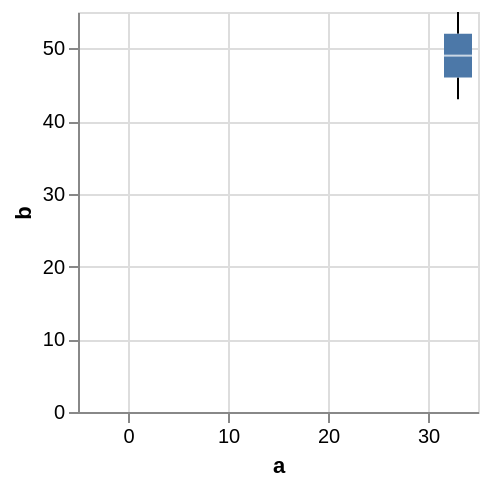

The Vega-Lite source for this figure:
### Vega specification from a JSON file in a GitHub repository (floating-point values rounded to 4 significant figures)
{"$schema": "https://vega.github.io/schema/vega/v5.json", "background": "white", "padding": 5, "width": 200, "height": 200, "style": "cell", "data": [{"name": "source_0", "values": [{"a": "null", "b": 28}, {"a": 33, "b": 55}, {"a": 33, "b": 43}, {"a": "null", "b": 91}, {"a": "null", "b": 81}, {"a": "null", "b": 53}]}, {"name": "data_1", "source": "source_0", "transform": [{"type": "joinaggregate", "as": ["lower_box_b", "upper_box_b"], "ops": ["q1", "q3"], "fields": ["b", "b"], "groupby": ["a"]}]}, {"name": "data_2", "source": "data_1", "transform": [{"type": "filter", "expr": "(datum['b'] < datum['lower_box_b'] - 1.5 * (datum['upper_box_b'] - datum['lower_box_b'])) || (datum['b'] > datum['upper_box_b'] + 1.5 * (datum['upper_box_b'] - datum['lower_box_b']))"}, {"type": "filter", "expr": "isValid(datum[\"a\"]) && isFinite(+datum[\"a\"]) && isValid(datum[\"b\"]) && isFinite(+datum[\"b\"])"}]}, {"name": "data_3", "source": "data_1", "transform": [{"type": "filter", "expr": "(datum['lower_box_b'] - 1.5 * (datum['upper_box_b'] - datum['lower_box_b']) <= datum['b']) && (datum['b'] <= datum['upper_box_b'] + 1.5 * (datum['upper_box_b'] - datum['lower_box_b']))"}, {"type": "aggregate", "groupby": ["a"], "ops": ["min", "max", "min", "max"], "fields": ["b", "b", "lower_box_b", "upper_box_b"], "as": ["lower_whisker_b", "upper_whisker_b", "lower_box_b", "upper_box_b"]}]}, {"name": "data_4", "source": "data_3", "transform": [{"type": "filter", "expr": "isValid(datum[\"a\"]) && isFinite(+datum[\"a\"]) && isValid(datum[\"lower_whisker_b\"]) && isFinite(+datum[\"lower_whisker_b\"])"}]}, {"name": "data_5", "source": "data_3", "transform": [{"type": "filter", "expr": "isValid(datum[\"a\"]) && isFinite(+datum[\"a\"]) && isValid(datum[\"upper_box_b\"]) && isFinite(+datum[\"upper_box_b\"])"}]}, {"name": "data_6", "source": "source_0", "transform": [{"type": "aggregate", "groupby": ["a"], "ops": ["q1", "q3", "median", "min", "max"], "fields": ["b", "b", "b", "b", "b"], "as": ["lower_box_b", "upper_box_b", "mid_box_b", "min_b", "max_b"]}]}, {"name": "data_7", "source": "data_6", "transform": [{"type": "filter", "expr": "isValid(datum[\"a\"]) && isFinite(+datum[\"a\"]) && isValid(datum[\"lower_box_b\"]) && isFinite(+datum[\"lower_box_b\"])"}]}, {"name": "data_8", "source": "data_6", "transform": [{"type": "filter", "expr": "isValid(datum[\"a\"]) && isFinite(+datum[\"a\"]) && isValid(datum[\"mid_box_b\"]) && isFinite(+datum[\"mid_box_b\"])"}]}], "marks": [{"name": "layer_0_layer_0_marks", "type": "symbol", "style": ["point", "boxplot-outliers"], "from": {"data": "data_2"}, "encode": {"update": {"opacity": {"value": 0.7}, "fill": {"value": "transparent"}, "stroke": {"value": "#4c78a8"}, "ariaRoleDescription": {"value": "point"}, "description": {"signal": "\"a: \" + (format(datum[\"a\"], \"\")) + \"; b: \" + (format(datum[\"b\"], \"\"))"}, "x": {"scale": "x", "field": "a"}, "y": {"scale": "y", "field": "b"}}}}, {"name": "layer_0_layer_1_layer_0_marks", "type": "rule", "style": ["rule", "boxplot-rule"], "aria": false, "from": {"data": "data_4"}, "encode": {"update": {"stroke": {"value": "black"}, "tooltip": {"signal": "{\"Upper Whisker of b\": format(datum[\"upper_whisker_b\"], \"\"), \"Lower Whisker of b\": format(datum[\"lower_whisker_b\"], \"\"), \"a\": format(datum[\"a\"], \"\")}"}, "x": {"scale": "x", "field": "a"}, "y": {"scale": "y", "field": "lower_whisker_b"}, "y2": {"scale": "y", "field": "lower_box_b"}}}}, {"name": "layer_0_layer_1_layer_1_marks", "type": "rule", "style": ["rule", "boxplot-rule"], "aria": false, "from": {"data": "data_5"}, "encode": {"update": {"stroke": {"value": "black"}, "tooltip": {"signal": "{\"Upper Whisker of b\": format(datum[\"upper_whisker_b\"], \"\"), \"Lower Whisker of b\": format(datum[\"lower_whisker_b\"], \"\"), \"a\": format(datum[\"a\"], \"\")}"}, "x": {"scale": "x", "field": "a"}, "y": {"scale": "y", "field": "upper_box_b"}, "y2": {"scale": "y", "field": "upper_whisker_b"}}}}, {"name": "layer_1_layer_0_marks", "type": "rect", "style": ["bar", "boxplot-box"], "from": {"data": "data_7"}, "encode": {"update": {"ariaRoleDescription": {"value": "box"}, "fill": {"value": "#4c78a8"}, "tooltip": {"signal": "{\"Max of b\": format(datum[\"max_b\"], \"\"), \"Q3 of b\": format(datum[\"upper_box_b\"], \"\"), \"Median of b\": format(datum[\"mid_box_b\"], \"\"), \"Q1 of b\": format(datum[\"lower_box_b\"], \"\"), \"Min of b\": format(datum[\"min_b\"], \"\"), \"a\": format(datum[\"a\"], \"\")}"}, "description": {"signal": "\"a: \" + (format(datum[\"a\"], \"\")) + \"; b: \" + (format(datum[\"lower_box_b\"], \"\")) + \"; upper_box_b: \" + (format(datum[\"upper_box_b\"], \"\")) + \"; Max of b: \" + (format(datum[\"max_b\"], \"\")) + \"; Q3 of b: \" + (format(datum[\"upper_box_b\"], \"\")) + \"; Median of b: \" + (format(datum[\"mid_box_b\"], \"\")) + \"; Q1 of b: \" + (format(datum[\"lower_box_b\"], \"\")) + \"; Min of b: \" + (format(datum[\"min_b\"], \"\"))"}, "xc": {"scale": "x", "field": "a"}, "width": {"value": 14}, "y": {"scale": "y", "field": "lower_box_b"}, "y2": {"scale": "y", "field": "upper_box_b"}}}}, {"name": "layer_1_layer_1_marks", "type": "rect", "style": ["tick", "boxplot-median"], "aria": false, "from": {"data": "data_8"}, "encode": {"update": {"opacity": {"value": 0.7}, "fill": [{"test": "datum['lower_box_b'] >= datum['upper_box_b']", "value": "#4c78a8"}, {"value": "white"}], "tooltip": {"signal": "{\"Max of b\": format(datum[\"max_b\"], \"\"), \"Q3 of b\": format(datum[\"upper_box_b\"], \"\"), \"Median of b\": format(datum[\"mid_box_b\"], \"\"), \"Q1 of b\": format(datum[\"lower_box_b\"], \"\"), \"Min of b\": format(datum[\"min_b\"], \"\"), \"a\": format(datum[\"a\"], \"\")}"}, "xc": {"scale": "x", "field": "a"}, "width": {"value": 14}, "yc": {"scale": "y", "field": "mid_box_b"}, "height": {"value": 1}}}}], "scales": [{"name": "x", "type": "linear", "domain": {"fields": [{"data": "data_2", "field": "a"}, {"data": "data_4", "field": "a"}, {"data": "data_5", "field": "a"}, {"data": "data_7", "field": "a"}, {"data": "data_8", "field": "a"}]}, "range": [0, {"signal": "width"}], "nice": true, "zero": true, "padding": 5}, {"name": "y", "type": "linear", "domain": {"fields": [{"data": "data_2", "field": "b"}, {"data": "data_4", "field": "lower_whisker_b"}, {"data": "data_4", "field": "lower_box_b"}, {"data": "data_5", "field": "upper_box_b"}, {"data": "data_5", "field": "upper_whisker_b"}, {"data": "data_7", "field": "lower_box_b"}, {"data": "data_7", "field": "upper_box_b"}, {"data": "data_8", "field": "mid_box_b"}]}, "range": [{"signal": "height"}, 0], "nice": true, "zero": true}], "axes": [{"scale": "x", "orient": "bottom", "gridScale": "y", "grid": true, "tickCount": {"signal": "ceil(width/40)"}, "domain": false, "labels": false, "aria": false, "maxExtent": 0, "minExtent": 0, "ticks": false, "zindex": 0}, {"scale": "y", "orient": "left", "gridScale": "x", "grid": true, "tickCount": {"signal": "ceil(height/40)"}, "domain": false, "labels": false, "aria": false, "maxExtent": 0, "minExtent": 0, "ticks": false, "zindex": 0}, {"scale": "x", "orient": "bottom", "grid": false, "title": "a", "labelAngle": 0, "labelBaseline": "top", "labelFlush": true, "labelOverlap": true, "tickCount": {"signal": "ceil(width/40)"}, "zindex": 0}, {"scale": "y", "orient": "left", "grid": false, "title": "b", "labelOverlap": true, "tickCount": {"signal": "ceil(height/40)"}, "zindex": 0}]}
